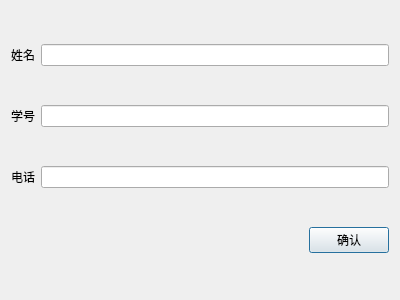
<?xml version="1.0" encoding="UTF-8"?>
<ui version="4.0">
 <class>Dialog_Add</class>
 <widget class="QDialog" name="Dialog_Add">
  <property name="geometry">
   <rect>
    <x>0</x>
    <y>0</y>
    <width>400</width>
    <height>300</height>
   </rect>
  </property>
  <property name="windowTitle">
   <string>添加学生信息</string>
  </property>
  <layout class="QVBoxLayout" name="verticalLayout">
   <item>
    <layout class="QHBoxLayout" name="horizontalLayout_2">
     <item>
      <widget class="QLabel" name="label">
       <property name="text">
        <string>姓名</string>
       </property>
      </widget>
     </item>
     <item>
      <widget class="QLineEdit" name="lineEdit"/>
     </item>
    </layout>
   </item>
   <item>
    <layout class="QHBoxLayout" name="horizontalLayout_3">
     <item>
      <widget class="QLabel" name="label_2">
       <property name="text">
        <string>学号</string>
       </property>
      </widget>
     </item>
     <item>
      <widget class="QLineEdit" name="lineEdit_2"/>
     </item>
    </layout>
   </item>
   <item>
    <layout class="QHBoxLayout" name="horizontalLayout_4">
     <item>
      <widget class="QLabel" name="label_3">
       <property name="text">
        <string>电话</string>
       </property>
      </widget>
     </item>
     <item>
      <widget class="QLineEdit" name="lineEdit_3"/>
     </item>
    </layout>
   </item>
   <item>
    <layout class="QHBoxLayout" name="horizontalLayout">
     <item>
      <spacer name="horizontalSpacer">
       <property name="orientation">
        <enum>Qt::Horizontal</enum>
       </property>
       <property name="sizeHint" stdset="0">
        <size>
         <width>40</width>
         <height>20</height>
        </size>
       </property>
      </spacer>
     </item>
     <item>
      <widget class="QPushButton" name="pushButton">
       <property name="text">
        <string>确认</string>
       </property>
      </widget>
     </item>
    </layout>
   </item>
  </layout>
 </widget>
 <resources/>
 <connections/>
</ui>
